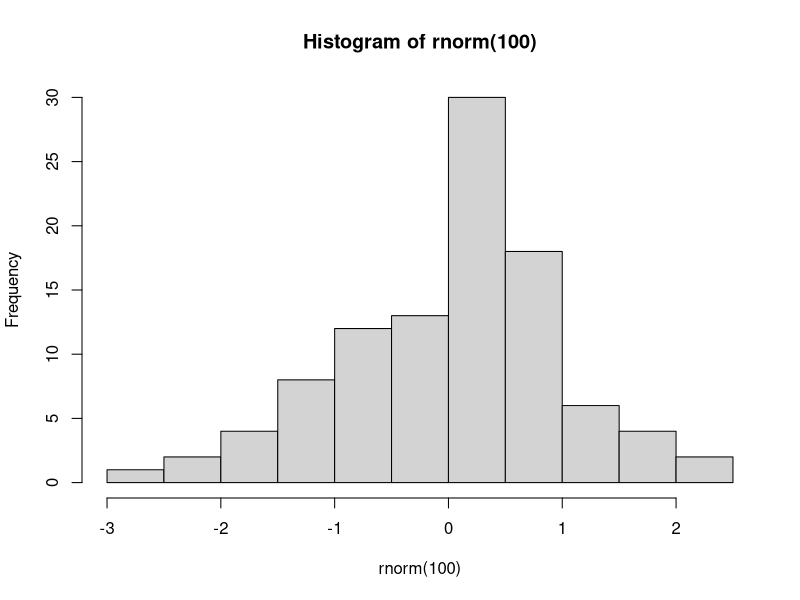

The R source for this figure:
## ---- chunk 1
2*3
rnorm(5)
## ---- chunk 2
hist(rnorm(100))
